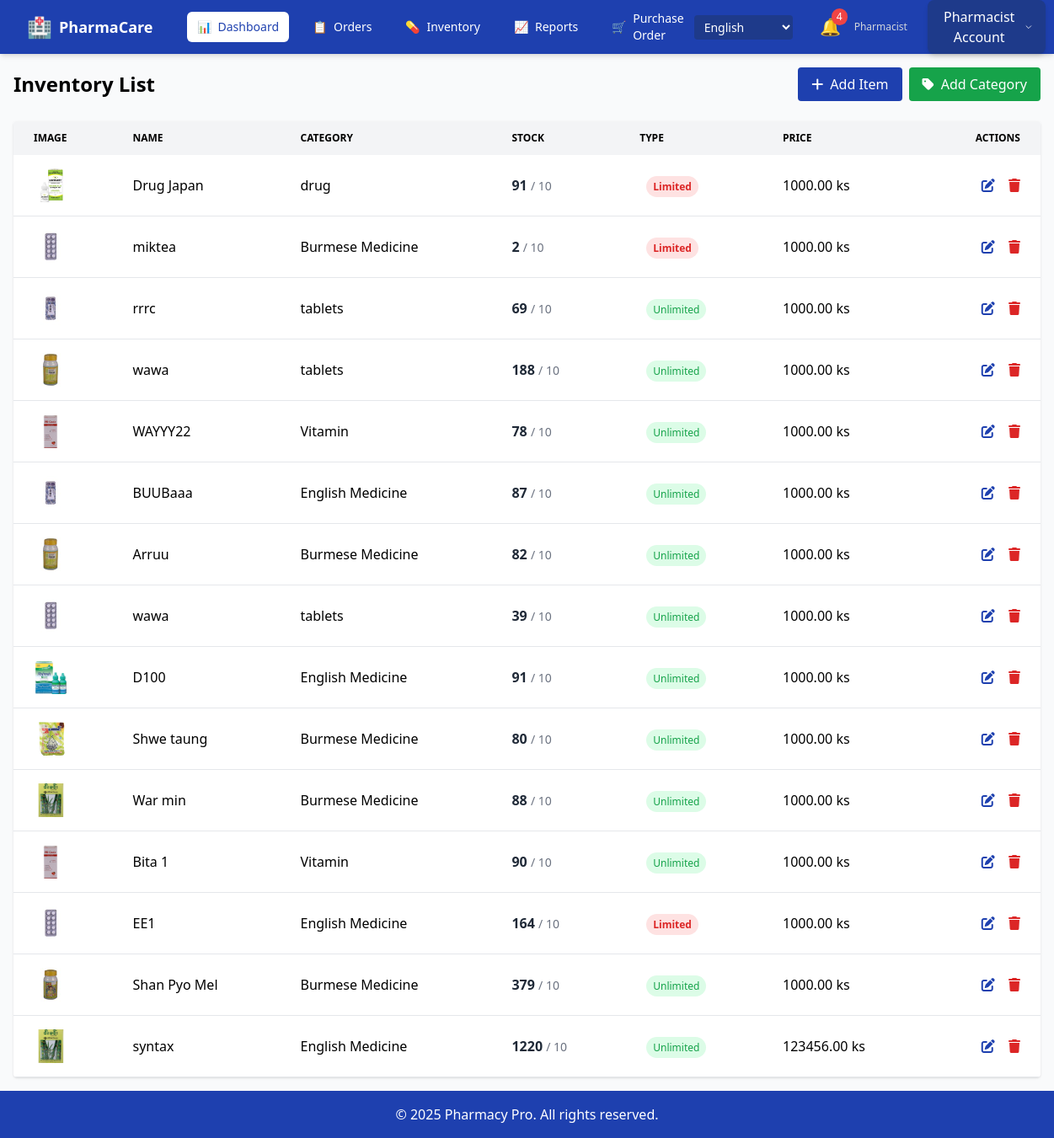
The page /en/inventory_view/ (signed in) on the database as committed earlier.
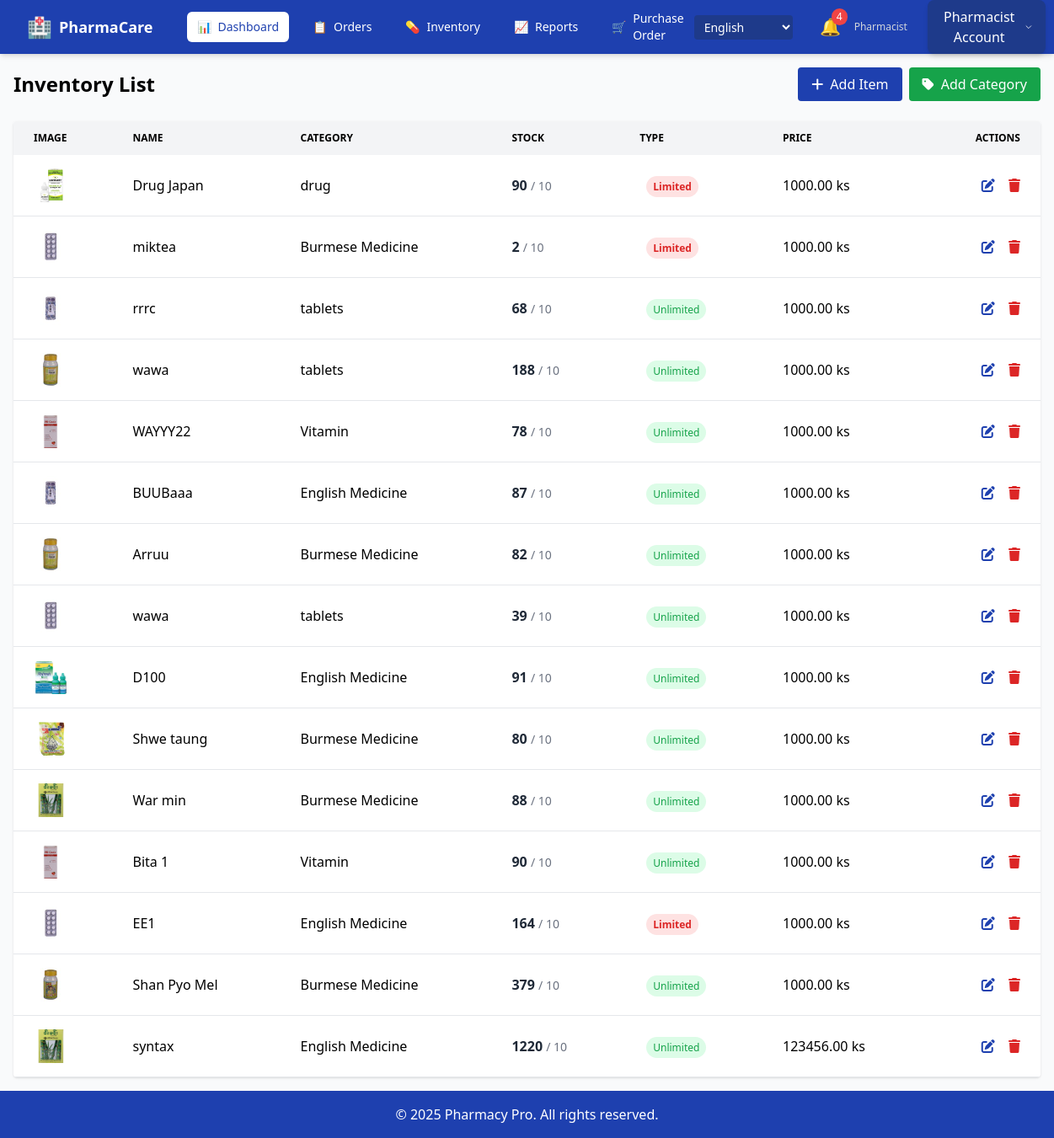
The same page on the database as committed later.
### ourapp/models.py (models this page shows, shortened)
class Item(models.Model):
    category = models.ForeignKey(Category, on_delete=models.CASCADE, verbose_name=_("Category"))
    item_photo = models.ImageField(upload_to='photos', verbose_name=_("Photo"))
    primary_supplier = models.ForeignKey(Supplier, on_delete=models.CASCADE, blank=True, null=True, verbose_name=_("Primary Supplier"))
    strength = models.CharField(max_length=50, blank=True, null=True, verbose_name=_("Strength"))
    item_name = models.CharField(max_length=255, verbose_name=_("Item Name"))
    item_quantity = models.PositiveIntegerField(verbose_name=_("Quantity"))
    item_price = models.PositiveIntegerField(verbose_name=_("Selling Price"))
    purcharse_price = models.PositiveIntegerField(default=0, verbose_name=_("Purchase Price"))
    reorder_level = models.PositiveIntegerField(default=0, blank=True, null=True, verbose_name=_("Reorder Level"))
    item_description = models.TextField(verbose_name=_("Description"))
    exp_date = models.DateField(verbose_name=_("Expiry Date"))
    brand_name = models.CharField(max_length=255, blank=True, null=True, verbose_name=_("Brand Name"))
    batch_number = models.CharField(max_length=100, blank=True, null=True, verbose_name=_("Batch Number"))
    stock_minimum = models.PositiveIntegerField(default=10, verbose_name=_("Minimum Stock"))
    is_limited = models.BooleanField(default=False, verbose_name=_("Limited Stock"))
    max_quantity = models.PositiveIntegerField(default=5, verbose_name=_("Maximum Quantity"))
    last_ordered = models.DateField(blank=True, null=True, verbose_name=_("Last Ordered"))

class Category(models.Model):
    name = models.CharField(max_length=100, unique=True, verbose_name=_("Name"))
    description = models.TextField(blank=True, null=True, verbose_name=_("Description"))

### ourapp/views.py (the view, shortened to what this page needs)
# urls.py: path('inventory_view/', inventory_view, name='inventory_view'),
@login_required
def inventory_view(request):
    if request.user.userprofile.role != 'pharmacist':
        messages.error(request, "You do not have permission to access this page.")
        return redirect('login')
    items = Item.objects.all().order_by('-id')
    for item in items:
        if item.exp_date:
            item.days_left = (item.exp_date - date.today()).days
        else:
            item.days_left = None
    categories = Category.objects.all()
    if request.method == 'POST' and 'delete_item' in request.POST:
        item_id = request.POST.get('delete_item')
        item = get_object_or_404(Item, id=item_id)
        item.delete()
        messages.success(request, "Item deleted successfully.")
        return redirect('inventory_view')
    return render(request, 'inventory.html', {
        'items': items,
        'categories': categories,
    })

### ourapp/context_processors.py (called while the page is built)
def expiry_alert_items(request):
    if request.user.is_authenticated and hasattr(request.user, 'userprofile'):
        if request.user.userprofile.role == 'pharmacist':
            today = date.today()
            threshold_date = today + timedelta(days=90)
            expiring_items = Item.objects.filter(exp_date__lte=threshold_date, exp_date__gte=today).order_by('exp_date')
            return {'expiring_items': expiring_items}
    return {}

### templates/inventory.html (shortened to what the changed rows need)
<!DOCTYPE html>
{% load i18n %}
<html lang="en">
<head>
<link href="https://cdnjs.cloudflare.com/ajax/libs/font-awesome/6.4.0/css/all.min.css" rel="stylesheet"/>
<script src="https://cdn.tailwindcss.com"></script>
</head>
<body class="bg-gray-50 flex flex-col min-h-screen">
<main class="w-full mx-auto p-4">
<div class="flex flex-col sm:flex-row justify-between items-start sm:items-center mb-6 gap-4">
<h2 class="text-xl sm:text-2xl font-bold">{% trans "Inventory List" %}</h2>
</div>
<div class="bg-white shadow rounded overflow-x-auto">
<table class="min-w-full">
<thead class="bg-gray-100 hidden md:table-header-group">
<tr id="item_{{ item.id }}">
<th class="text-left px-6 py-3 text-xs font-bold uppercase">{% trans "Image" %}</th>
<th class="text-left px-6 py-3 text-xs font-bold uppercase">{% trans "Name" %}</th>
<th class="text-left px-6 py-3 text-xs font-bold uppercase">{% trans "Category" %}</th>
<th class="text-left px-6 py-3 text-xs font-bold uppercase">{% trans "Stock" %}</th>
<th class="text-left px-6 py-3 text-xs font-bold uppercase">{% trans "Type" %}</th>
<th class="text-left px-6 py-3 text-xs font-bold uppercase">{% trans "Price" %}</th>
<th class="text-right px-6 py-3 text-xs font-bold uppercase">{% trans "Actions" %}</th>
</tr>
</thead>
<tbody>
                    {% for item in items %}
                    <tr class="border-b hover:bg-gray-50">
<td class="px-6 py-4" data-label="{% trans 'Image' %}">
                            {% if item.item_photo %}
                            <img alt="item image" class="w-10 h-10 rounded object-cover" src="{{ item.item_photo.url }}"/>
                            {% else %}<span class="text-gray-400 text-xs">{% trans "No image" %}</span>{% endif %}
                        </td>
<td class="px-6 py-4" data-label="{% trans 'Name' %}">{{ item.item_name }}</td>
<td class="px-6 py-4" data-label="{% trans 'Category' %}">{{ item.category.name }}</td>
<td class="px-6 py-4" data-label="{% trans 'Stock' %}">
<span class="font-semibold text-gray-800">{{ item.item_quantity }}</span>
<span class="text-sm text-gray-500">/ {{ item.stock_minimum }}</span>
</td>
<td class="px-6 py-4" data-label="{% trans 'Type' %}">
                            {% if item.is_limited %}
                                <span class="ml-2 text-xs text-red-600 font-semibold px-2 py-1 bg-red-100 rounded-full">{% trans "Limited" %}</span>
                            {% else %}
                                <span class="ml-2 text-xs text-green-600 font-medium px-2 py-1 bg-green-100 rounded-full">{% trans "Unlimited" %}</span>
                            {% endif %}
                        </td>
<td class="px-6 py-4" data-label="{% trans 'Price' %}">{{ item.item_price|floatformat:2 }} {% trans "ks" %}</td>
<td class="text-right px-6 py-4 actions-cell">
<button class="text-primary hover:text-secondary mr-3 edit-btn" data-batch="{{ item.batch_number }}" data-brand="{{ item.brand_name }}" data-category="{{ item.category.id }}" data-description="{{ item.item_description }}" data-exp-date="{{ item.exp_date|date:'Y-m-d' }}" data-id="{{ item.id }}" data-is-limited="{{ item.is_limited|yesno:'true,false' }}" data-max-qty="{{ item.max_quantity }}" data-name="{{ item.item_name }}" data-photo-url="{% if item.item_photo %}{{ item.item_photo.url }}{% endif %}" data-price="{{ item.item_price }}" data-purchase-price="{{ item.purcharse_price }}" data-quantity="{{ item.item_quantity }}" data-stock-min="{{ item.stock_minimum }}">
<i class="fas fa-edit"></i>
</button>
<button class="text-red-600 hover:text-red-900 delete-btn" data-id="{{ item.id }}">
<i class="fas fa-trash"></i>
</button>
</td>
</tr>
                    {% empty %}
                    <tr>
<td class="text-center text-gray-500 py-4" colspan="7">{% trans "No items found." %}</td>
</tr>
<hr>
                    {% endfor %}
                </tbody>
</table>
</div>
</main>
</body>
</html>

Rows that differ between the two databases and show on the page:
changed Item "Drug Japan": item_quantity "91" → "90"
changed Item "rrrc": item_quantity "69" → "68"
